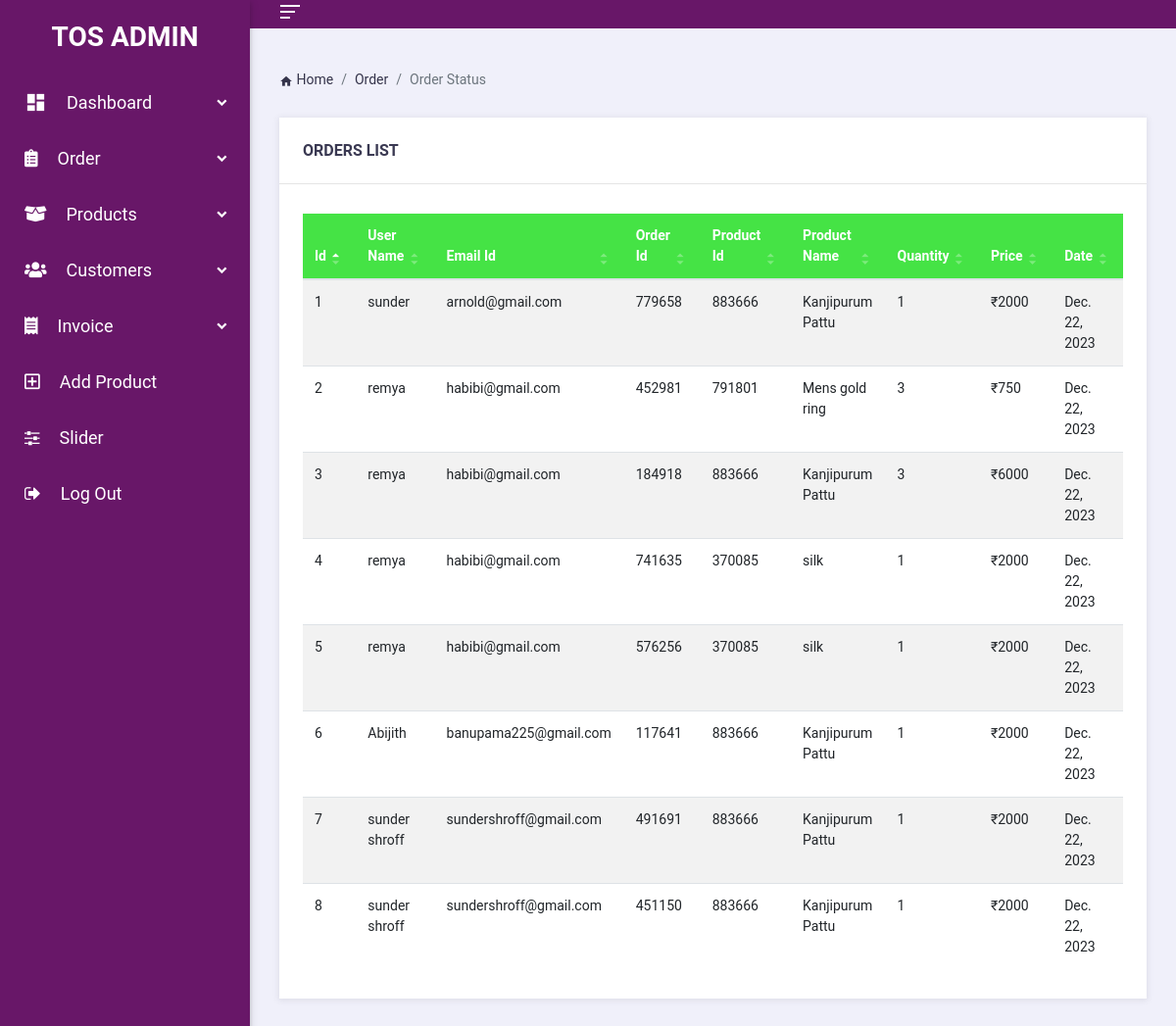
The app's page /order_status/ (signed in), older data.
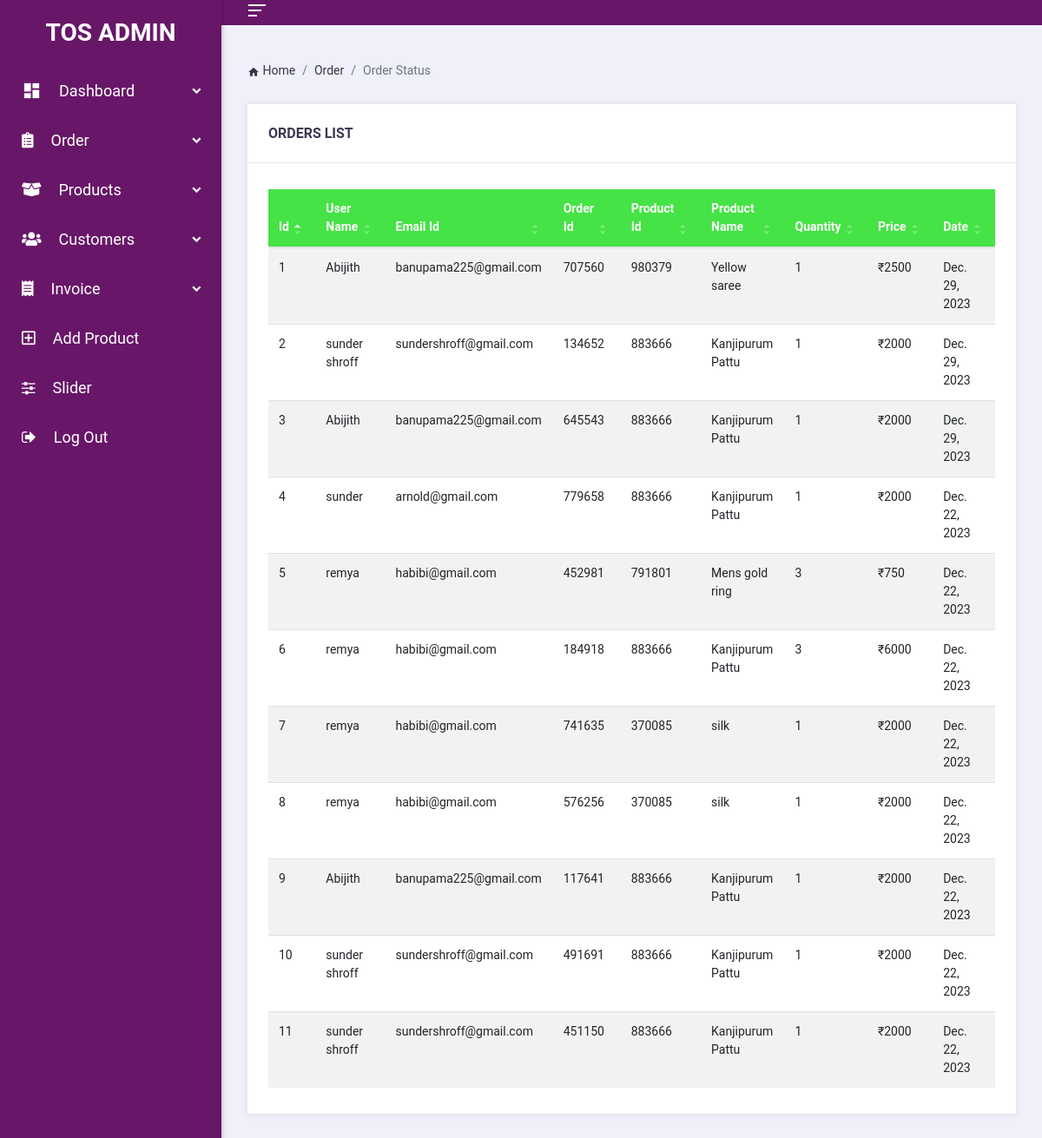
The same page, newer data.
### TunShopApp/models.py (models this page shows, shortened)
class OrderList(models.Model):
    order_uid = models.IntegerField(unique=True, null=True)
    user_quantity = models.IntegerField(default=0)
    product = models.ForeignKey(Product, on_delete=models.CASCADE)
    user = models.ForeignKey(userRegistrationModel, on_delete=models.CASCADE)
    order_date = models.DateField("Date", auto_now_add=True)
    total_amount = models.IntegerField( null=True)

class userRegistrationModel(models.Model):
    user = models.OneToOneField(User, on_delete=models.CASCADE, null=True)
    uid = models.IntegerField(unique=True, null=True)
    name = models.TextField(null=True)
    email = models.EmailField(max_length=100, null=True)
    door_no = models.TextField(null=True)
    street = models.TextField(null=True)
    city = models.TextField(null=True)
    state = models.TextField(null=True)
    country = models.TextField(null=True)
    pin_code = models.TextField(null=True)
    near_land_mark = models.TextField(null=True)
    mobile = models.IntegerField(null=True)
    password = models.CharField(max_length=50, null=True)
    registered_date = models.DateTimeField(auto_now_add=True)

class Product(models.Model):
    uid = models.IntegerField(unique=True, null=True)
    category = models.ForeignKey(Category, on_delete=models.CASCADE, )
    name = models.CharField(max_length=150, null=False, blank=False)
    image = models.ImageField(upload_to=getFileName, null=True, blank=True)
    color = models.CharField(max_length=150, null=True, )
    weight = models.CharField(max_length=50, null=True, default="empty")
    size = models.CharField(max_length=50, null=True)
    quantity = models.IntegerField(null=True, blank=True)
    original_price = models.FloatField(null=True, blank=False, )
    selling_price = models.IntegerField(null=True, blank=False)
    discount = models.IntegerField(null=True, blank=False)
    description = models.TextField(max_length=500, null=False, blank=False)
    created_at = models.DateTimeField(auto_now_add=True)
    status = models.TextField(null=True)

### TunShopApp/views.py (the view)
# urls.py: path('order_status/', views.order_status),
@login_required(login_url="/login_admin/")
def order_status(request):
    order_list = OrderList.objects.all()
    context = {
        'order_list':order_list[::-1],
    }
    return render(request, "order_status.html",context)

### TunShopApp/templates/order_status.html (shortened to what the changed rows need)
<!DOCTYPE html>
<html lang="en">
{% load static %}
<head>
  <link href="{% static 'css/all.min.css' %}" rel="stylesheet">
  <link rel="stylesheet" href="../../vendors/iconic-fonts/flat-icons/flaticon.css">
  <link href="{% static 'css/bootstrap.min.css' %}" rel="stylesheet">
  <link href="{% static 'css/jquery-ui.min.css' %}" rel="stylesheet">
  <link href="{% static 'css/datatables.min.css' %}" rel="stylesheet">
  <link href="{% static 'css/style.css' %}" rel="stylesheet">
  <link rel="stylesheet" href="https://cdnjs.cloudflare.com/ajax/libs/font-awesome/4.7.0/css/font-awesome.min.css">
</head>
<body class="ms-body ms-aside-left-open ms-primary-theme ">
  <main class="body-content">
    <div class="ms-content-wrapper">
      <div class="row">
        <div class="col-md-12">
          <div class="ms-panel">
            <div class="ms-panel-body">
              <div class="table-responsive">
            <table id="data-table" class="table table-striped thead-primary w-100 dataTable no-footer" role="grid" aria-describedby="data-table-2_info" style="width: 1160px;">
              <thead>
                <tr role="row"><th class="sorting_asc" tabindex="0" aria-controls="data-table-2" rowspan="1" colspan="1" aria-sort="ascending" aria-label="Id: activate to sort column descending" style="width: 42px;">Id</th>
                  <th class="sorting" tabindex="0" aria-controls="data-table-2" rowspan="1" colspan="1" aria-label="User Name: activate to sort column ascending" style="width: 140px;">User Name</th>
                  <th class="sorting" tabindex="0" aria-controls="data-table-2" rowspan="1" colspan="1" aria-label="Email Id: activate to sort column ascending" style="width: 221px;">Email Id</th>
                  <th class="sorting" tabindex="0" aria-controls="data-table-2" rowspan="1" colspan="1" aria-label="Order Id: activate to sort column ascending" style="width: 109px;">Order Id</th>
                  <th class="sorting" tabindex="0" aria-controls="data-table-2" rowspan="1" colspan="1" aria-label="Order Id: activate to sort column ascending" style="width: 109px;">Product Id</th>
                  <th class="sorting" tabindex="0" aria-controls="data-table-2" rowspan="1" colspan="1" aria-label="Product Name: activate to sort column ascending" style="width: 173px;">Product Name</th>
                  <th class="sorting" tabindex="0" aria-controls="data-table-2" rowspan="1" colspan="1" aria-label="Price: activate to sort column ascending" style="width: 77px;">Quantity</th>
                  <th class="sorting" tabindex="0" aria-controls="data-table-2" rowspan="1" colspan="1" aria-label="Price: activate to sort column ascending" style="width: 77px;">Price</th>
                  <th class="sorting" tabindex="0" aria-controls="data-table-2" rowspan="1" colspan="1" aria-label="Date: activate to sort column ascending" style="width: 104px;">Date</th>
                </tr>
              </thead>
              <tbody>
                {% for i in order_list %}
                  <tr role="row" class="even">
                    <td class="sorting_1">{{forloop.counter}}</td>
                    <td> {{i.user.name}}</td>
                    <td>{{i.user.email}}</td>
                    <td>{{i.order_uid}}</td>
                    <td>{{i.product.uid}}</td>
                    <td>{{i.product.name}} </td>
                    <td>{{i.user_quantity}}</td>
                    <td>&#x20b9;{{i.total_amount}}</td>
                    <td>{{i.order_date}}</td>
                  </tr>
                  {% endfor %}
                </tbody>
              </table>
              </div>
            </div>
          </div>
        </div>
      </div>
    </div>
  </main>
</body>
</html>

Row changes from the older to the newer data that the page shows:
added OrderList: user.name "Abijith", user.email "banupama225@gmail.com", order_uid "707560", product.uid "980379", product.name "Yellow saree", user_quantity "1", total_amount "2500", order_date "Dec. 29, 2023"
added OrderList: user.name "sunder shroff", user.email "sundershroff@gmail.com", order_uid "134652", product.uid "883666", product.name "Kanjipurum Pattu", user_quantity "1", total_amount "2000", order_date "Dec. 29, 2023"
added OrderList: user.name "Abijith", user.email "banupama225@gmail.com", order_uid "645543", product.uid "883666", product.name "Kanjipurum Pattu", user_quantity "1", total_amount "2000", order_date "Dec. 29, 2023"
